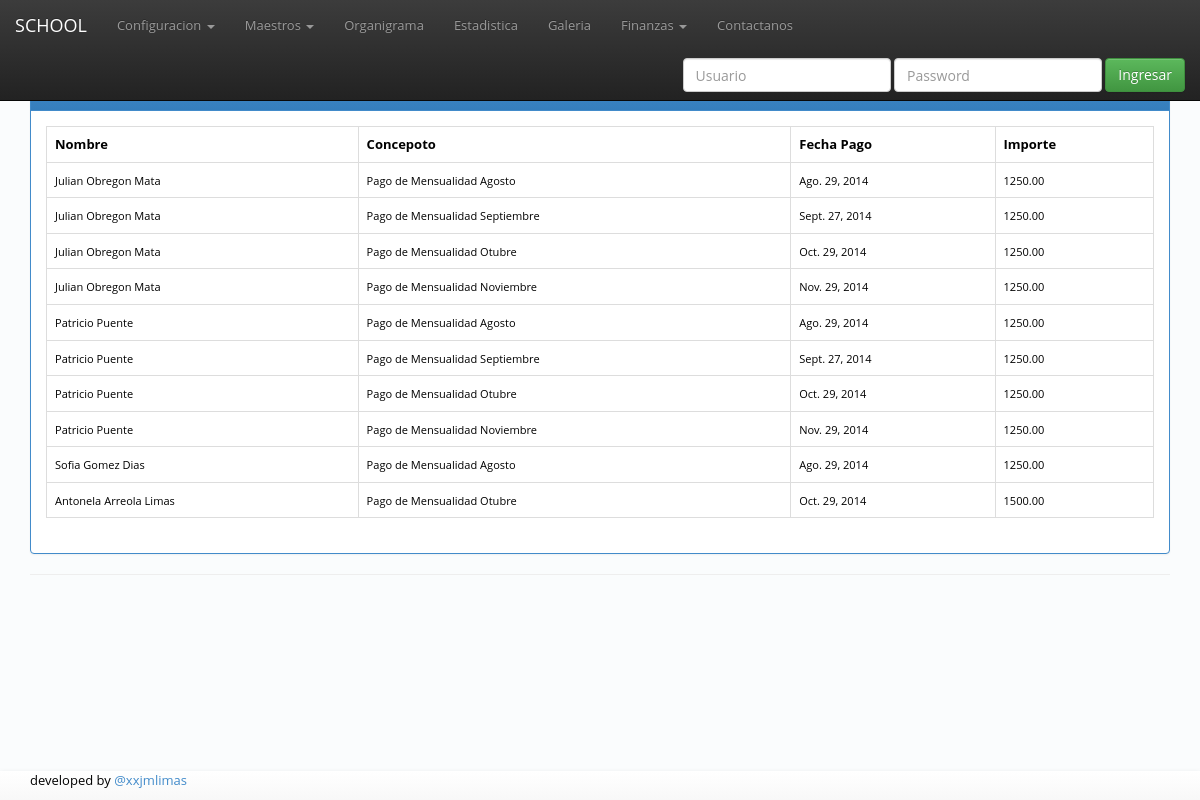
/pagoatrasado/, run on the app's committed database.
### apps/finanzas/models.py (models this page shows, shortened)
class Cobranza(TimeStampModel):
	Op = (
		('Banco', 'Banco'),
		('Caja', 'Caja'),
	)
	alumno = models.ForeignKey('principal.Alumno')
	concepto = models.ForeignKey('ConceptoCobro')
	beca = models.ForeignKey('BecaAlumno', null=True,blank=True)
	recargo = models.DecimalField(max_digits=8,decimal_places=2,default=0)
	tipopago = models.CharField(max_length=5, choices=Op, null=True,blank=True)
	referencia = models.CharField(max_length=30, null=True,blank=True)
	banco = models.ForeignKey('banco', null=True,blank=True)
	numCorte = models.IntegerField(null=True,blank=True)
	totalapagar = models.DecimalField(max_digits=8,decimal_places=2,default=0)
	fechaCorte = models.DateField(null=True,blank=True)
	fechapago = models.DateTimeField(null=True,blank=True)
	pagado = models.BooleanField(default=False)
	def __unicode__(self):
		ctalmno = "%s" % (self.alumno)
		return ctalmno
	class Meta:
		ordering = ["totalapagar"]

class ConceptoCobro(TimeStampModel):
	Op = (
		('No', 'No'),
		('Si', 'Si'),
	)
	nombre = models.CharField(max_length=80)
	nivel = models.ForeignKey('configuracion.Nivel',null=True, blank=True)
	importe =  models.DecimalField(max_digits=8,decimal_places=2,default=0)
	fechaLimitePago = models.DateField(null=True)
	penaliza =  models.CharField(max_length=2,choices=Op,default='No',null=True)
	importeMulta = models.DecimalField(max_digits=6,decimal_places=2,default=0)

### apps/principal/models.py (models this page shows)
class Alumno(TimeStampModel):
	Sex = (
        ('M', 'Mujer'),
        ('H', 'Hombre'),
    )
	Op = (
		('No', 'No'),
		('Si', 'Si'),
	)
	nombre = models.CharField(max_length=50)
	apellidos = models.CharField(max_length=120)
	foto 	  = models.ImageField(upload_to='alumno',null=True,blank=True)
	fechanacimiento = models.DateField()
	rfc = models.CharField(max_length=15,null=True)
  	curp = models.CharField(max_length=22,null=True)
	sexo = models.CharField("Sex",max_length=1, choices=Sex,null=True)
	hermanos = models.CharField(max_length=2,choices=Op,default='No')
	direccion = models.CharField(max_length=140,null=True)
  	colonia = models.CharField(max_length=80,null=True)
  	telefono = models.CharField(max_length=12,null=True)
  	celualr = models.CharField(max_length=12,null=True)
  	cp = models.IntegerField(default=0 ,null=True)
  	ciudad = models.CharField(max_length=60 ,null=True)
	estado =  models.CharField(max_length=60,null=True)
	email = models.EmailField(max_length=50,unique=True,null=True)
	nivel = models.ForeignKey('configuracion.Nivel',null=True, blank=True)
	grupo = models.ForeignKey('configuracion.Grupo', null=True, blank=True)
	padre = models.ForeignKey('configuracion.Padre',null=True, blank=True)
	contacto = models.CharField(max_length=150,null=True, blank=True)
	def __unicode__(self):
		nombreCompleto = "%s %s"%(self.nombre,self.apellidos)
		return nombreCompleto

### apps/finanzas/views.py (the view)
# urls.py: url(r'^pagoatrasado/$',ListPagoAtrasado.as_view(),name='list_pagoatrasado'),
class ListPagoAtrasado(ListView):
	today = date.today()
	context_object_name = 'pagos'
	template_name = 'finanzas/pagos_atrasados.html'
	queryset = Cobranza.objects.filter(pagado=False, concepto__fechaLimitePago__lte=today)
	def get_context_data(self, **kwargs):
		today = date.today()
		context = super(ListPagoAtrasado,self).get_context_data(**kwargs)
		context['total'] = Cobranza.objects.filter(pagado=False, concepto__fechaLimitePago__lte=today)
		print context
		return context

### templates/finanzas/pagos_atrasados.html
{% extends "base.html" %}
{%block content%}
	<div class="panel panel-primary">
		<div class="panel-heading">Alumnos con pagos atrasados</div>
		<div class="panel-body">
			<div class="table-responsive">
				<table class="table table-hover table-bordered">
					<tr>
						<th>Nombre</th>
						<th>Concepoto</th>
						<th>Fecha Pago</th>
						<th>Importe</th>
					</tr>
					{%for a in pagos%}
					<tr>
						<td>
							<small>{{a.alumno.nombre}} {{a.alumno.apellidos}}</small>
						</td>
						<td>
							<small>{{a.concepto.nombre}}</small>
						</td>
						<td>
							<small>{{a.concepto.fechaLimitePago}}</small>
						</td>
						<td>
							<small>{{a.concepto.importe}}</small>
						</td>
					</tr>
					{%endfor%}
				</table>
			</div>
		</div>
	</div>
{%endblock%}

### static/css/main.css (style rules this page uses)
body { background:#FAFCFD; color: BLACK; font-family: "Open Sans",serifa; font-size: 13px; text-align: left; padding-top: 52px; }

### data on the page
Cobranza: alumno.nombre "Julian", alumno.apellidos "Obregon Mata", concepto.nombre "Pago de Mensualidad Agosto", concepto.fechaLimitePago "Ago. 29, 2014", concepto.importe "1250.00"
Cobranza: alumno.nombre "Julian", alumno.apellidos "Obregon Mata", concepto.nombre "Pago de Mensualidad Septiembre", concepto.fechaLimitePago "Sept. 27, 2014", concepto.importe "1250.00"
Cobranza: alumno.nombre "Julian", alumno.apellidos "Obregon Mata", concepto.nombre "Pago de Mensualidad Otubre", concepto.fechaLimitePago "Oct. 29, 2014", concepto.importe "1250.00"
Cobranza: alumno.nombre "Julian", alumno.apellidos "Obregon Mata", concepto.nombre "Pago de Mensualidad Noviembre", concepto.fechaLimitePago "Nov. 29, 2014", concepto.importe "1250.00"
Cobranza: alumno.nombre "Patricio", alumno.apellidos "Puente", concepto.nombre "Pago de Mensualidad Agosto", concepto.fechaLimitePago "Ago. 29, 2014", concepto.importe "1250.00"
Cobranza: alumno.nombre "Patricio", alumno.apellidos "Puente", concepto.nombre "Pago de Mensualidad Septiembre", concepto.fechaLimitePago "Sept. 27, 2014", concepto.importe "1250.00"
Cobranza: alumno.nombre "Patricio", alumno.apellidos "Puente", concepto.nombre "Pago de Mensualidad Otubre", concepto.fechaLimitePago "Oct. 29, 2014", concepto.importe "1250.00"
Cobranza: alumno.nombre "Patricio", alumno.apellidos "Puente", concepto.nombre "Pago de Mensualidad Noviembre", concepto.fechaLimitePago "Nov. 29, 2014", concepto.importe "1250.00"
Cobranza: alumno.nombre "Sofia", alumno.apellidos "Gomez Dias", concepto.nombre "Pago de Mensualidad Agosto", concepto.fechaLimitePago "Ago. 29, 2014", concepto.importe "1250.00"
Cobranza: alumno.nombre "Antonela", alumno.apellidos "Arreola Limas", concepto.nombre "Pago de Mensualidad Otubre", concepto.fechaLimitePago "Oct. 29, 2014", concepto.importe "1500.00"
